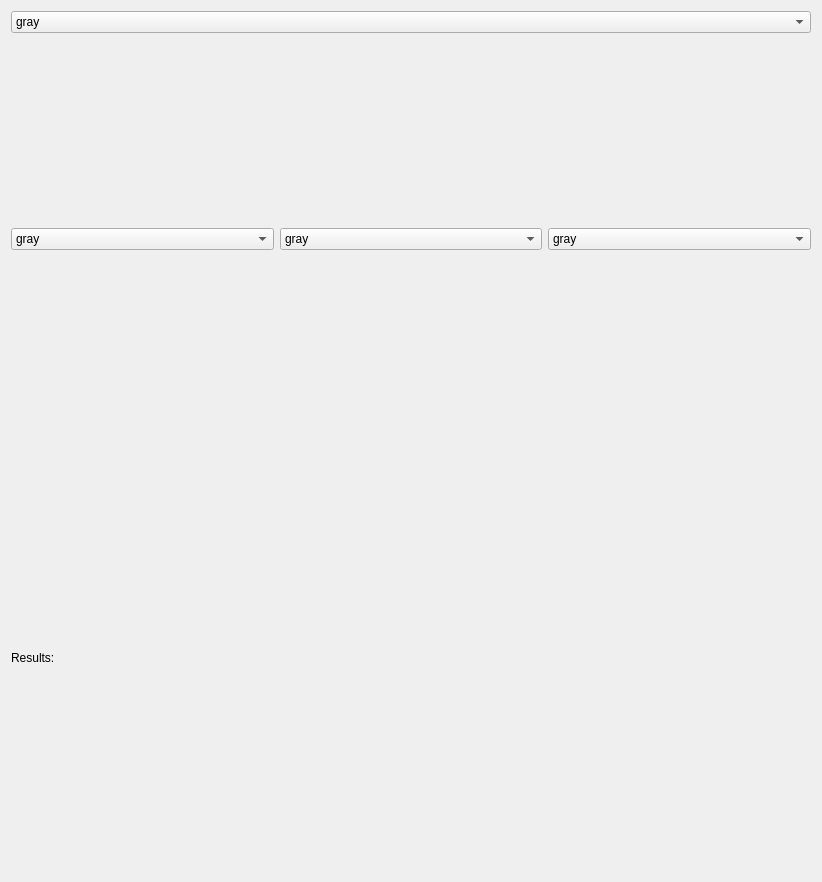
<?xml version="1.0" encoding="UTF-8"?>
<ui version="4.0">
 <class>Form</class>
 <widget class="QWidget" name="Form">
  <property name="geometry">
   <rect>
    <x>0</x>
    <y>0</y>
    <width>822</width>
    <height>882</height>
   </rect>
  </property>
  <property name="windowTitle">
   <string>PicketFence</string>
  </property>
  <layout class="QGridLayout" name="gridLayout_2">
   <item row="0" column="0">
    <layout class="QGridLayout" name="gridLayout">
     <item row="0" column="0">
      <layout class="QVBoxLayout" name="verticalLayout">
       <item>
        <widget class="QComboBox" name="cmap4">
         <item>
          <property name="text">
           <string>gray</string>
          </property>
         </item>
         <item>
          <property name="text">
           <string>prism</string>
          </property>
         </item>
         <item>
          <property name="text">
           <string>autumn</string>
          </property>
         </item>
         <item>
          <property name="text">
           <string>cool</string>
          </property>
         </item>
         <item>
          <property name="text">
           <string>spring</string>
          </property>
         </item>
         <item>
          <property name="text">
           <string>summer</string>
          </property>
         </item>
         <item>
          <property name="text">
           <string>winter</string>
          </property>
         </item>
        </widget>
       </item>
       <item>
        <widget class="MatplotlibWidget" name="PF4"/>
       </item>
      </layout>
     </item>
     <item row="1" column="0">
      <layout class="QHBoxLayout" name="horizontalLayout">
       <item>
        <layout class="QVBoxLayout" name="verticalLayout_2">
         <item>
          <widget class="QComboBox" name="cmap1">
           <item>
            <property name="text">
             <string>gray</string>
            </property>
           </item>
           <item>
            <property name="text">
             <string>prism</string>
            </property>
           </item>
           <item>
            <property name="text">
             <string>autumn</string>
            </property>
           </item>
           <item>
            <property name="text">
             <string>cool</string>
            </property>
           </item>
           <item>
            <property name="text">
             <string>spring</string>
            </property>
           </item>
           <item>
            <property name="text">
             <string>summer</string>
            </property>
           </item>
           <item>
            <property name="text">
             <string>winter</string>
            </property>
           </item>
          </widget>
         </item>
         <item>
          <widget class="MatplotlibWidget" name="PF1"/>
         </item>
        </layout>
       </item>
       <item>
        <layout class="QVBoxLayout" name="verticalLayout_3">
         <item>
          <widget class="QComboBox" name="cmap2">
           <item>
            <property name="text">
             <string>gray</string>
            </property>
           </item>
           <item>
            <property name="text">
             <string>prism</string>
            </property>
           </item>
           <item>
            <property name="text">
             <string>autumn</string>
            </property>
           </item>
           <item>
            <property name="text">
             <string>cool</string>
            </property>
           </item>
           <item>
            <property name="text">
             <string>spring</string>
            </property>
           </item>
           <item>
            <property name="text">
             <string>summer</string>
            </property>
           </item>
           <item>
            <property name="text">
             <string>winter</string>
            </property>
           </item>
          </widget>
         </item>
         <item>
          <widget class="MatplotlibWidget" name="PF2"/>
         </item>
        </layout>
       </item>
       <item>
        <layout class="QVBoxLayout" name="verticalLayout_4">
         <item>
          <widget class="QComboBox" name="cmap3">
           <item>
            <property name="text">
             <string>gray</string>
            </property>
           </item>
           <item>
            <property name="text">
             <string>prism</string>
            </property>
           </item>
           <item>
            <property name="text">
             <string>autumn</string>
            </property>
           </item>
           <item>
            <property name="text">
             <string>cool</string>
            </property>
           </item>
           <item>
            <property name="text">
             <string>spring</string>
            </property>
           </item>
           <item>
            <property name="text">
             <string>summer</string>
            </property>
           </item>
           <item>
            <property name="text">
             <string>winter</string>
            </property>
           </item>
          </widget>
         </item>
         <item>
          <widget class="MatplotlibWidget" name="PF3"/>
         </item>
        </layout>
       </item>
      </layout>
     </item>
    </layout>
   </item>
   <item row="1" column="0">
    <widget class="QLabel" name="ResultsLabel">
     <property name="text">
      <string>Results:</string>
     </property>
    </widget>
   </item>
  </layout>
 </widget>
 <customwidgets>
  <customwidget>
   <class>MatplotlibWidget</class>
   <extends>QWidget</extends>
   <header>matplotlibwidget</header>
  </customwidget>
 </customwidgets>
 <resources/>
 <connections/>
</ui>
